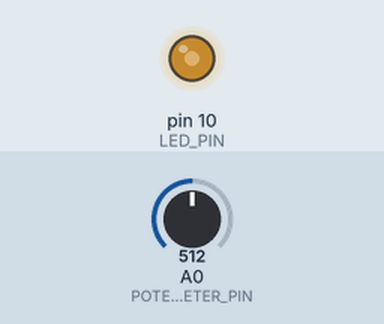
Simulated run of this sketch. Board: Arduino Uno, built with avr-gcc and run on an emulated ATmega328P. Parts: output pins drawn as LEDs (lit = HIGH). The inputs (shaded band) are chosen by the test bench; at power-on: A0 (POTENTIOMETER_PIN) = 512.

Above: at 1.2 s.
1.3 s: A0 (POTENTIOMETER_PIN) set to 716
At 2.1 s:
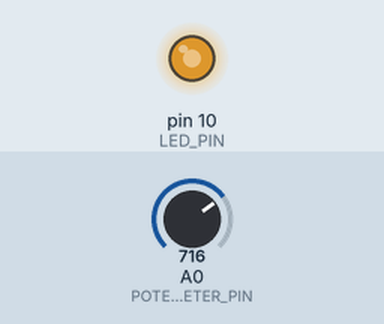
2.8 s: A0 (POTENTIOMETER_PIN) set to 900
At 3.2 s:
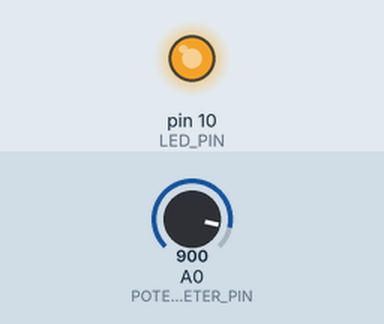
4.3 s: A0 (POTENTIOMETER_PIN) set to 122
At 5.5 s:
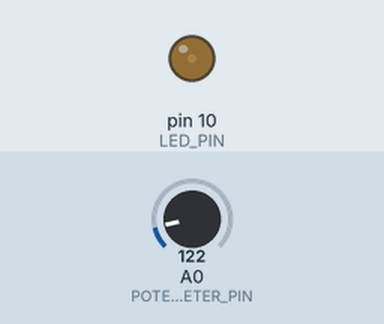
5.8 s: A0 (POTENTIOMETER_PIN) set to 0
At 6.7 s:
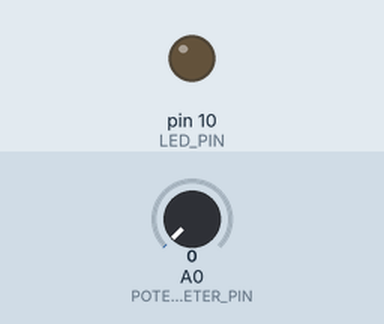
Timing chart, 0 to 8.3 s (numbered marks = the images above; inputs shaded):
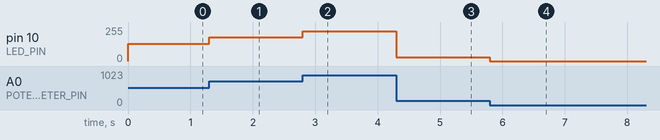

Measured:
- after the input at 1.3 s, pin 10 (LED_PIN): 128/255 → 179/255 at once
- after the input at 2.8 s, pin 10 (LED_PIN): 179/255 → 225/255 at once
- after the input at 4.3 s, pin 10 (LED_PIN): 225/255 → 30/255 at once
- after the input at 5.8 s, pin 10 (LED_PIN): 30/255 → 0/255 at once

The sketch:

4_led_brightness_control_via_potentiometer.ino
```cpp
#define LED_PIN 10
#define POTENTIOMETER_PIN A0

void setup()
{
  pinMode(LED_PIN, OUTPUT);
}

void loop(){
  analogWrite(LED_PIN, analogRead(POTENTIOMETER_PIN)/4);
}
```
